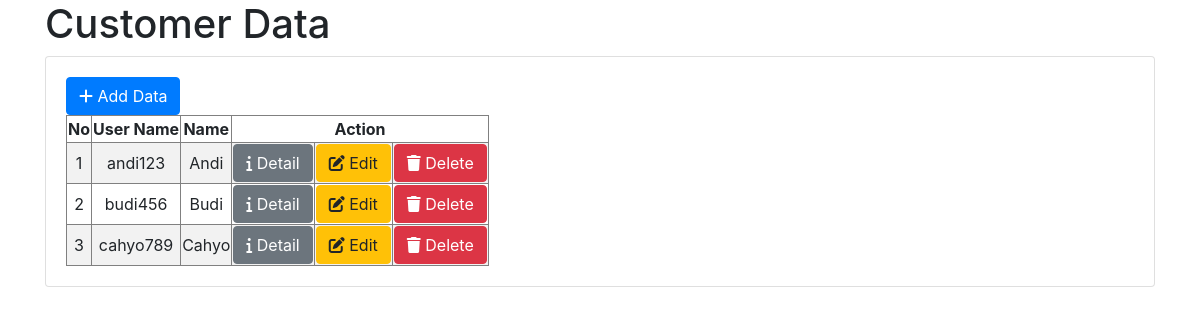
The app's page /customer/, older data.
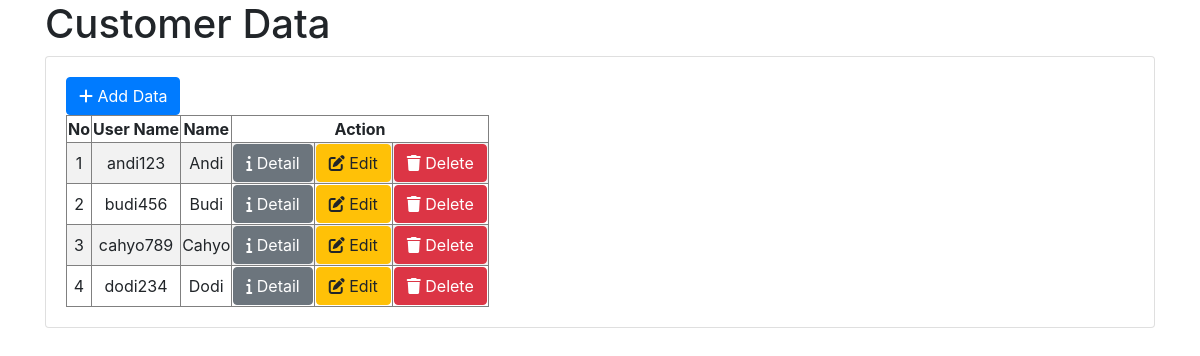
The same page, newer data.
### app/models.py (models this page shows)
class Customer(models.Model):
    userName = models.CharField(primary_key=True,max_length=50)
    name = models.CharField(max_length=50)
    dateOfBirth = models.DateField()
    accountNumber = models.CharField(max_length=50)
    phoneNumber = models.CharField(max_length=50)
    address = models.CharField(max_length=100)

### app/views.py (the view)
# urls.py: path('', views.customer, name='customer'),
def customer(request):
    data = Customer.objects.all()
    customerDataDict = {'customerData': data}
    return render(request, 'customer.html', context=customerDataDict)

### app/templates/customer.html (shortened to what this page needs)
<!doctype html>
<html lang="en">
    <head>
        <link rel="stylesheet"
              href="https://cdn.jsdelivr.net/npm/bootstrap@4.0.0/dist/css/bootstrap.min.css"
>
    </head>
    <body>
        <div class="container">
            <h1>Customer Data</h1>
            <div class="card">
                <div class="card-body">
                    <a href="{% url 'addCustomer' %}">
                        <button type="button" class="btn btn-primary">
                            <i class="fa-solid fa-plus"></i> Add Data
                        </button>
                    </a>
                    {% if customerData %}
                        <div class="table-responsive">
                            <table border="1" class="table-striped text-center">
                                <thead>
                                    <tr>
                                        <th>No</th>
                                        <th>User Name</th>
                                        <th>Name</th>
                                        <th colspan="3">Action</th>
                                    </tr>
                                </thead>
                                <tbody>
                                    {% for customer in customerData %}
                                        <tr>
                                            <td>{{ forloop.counter }}</td>
                                            <td>{{ customer.userName }}</td>
                                            <td>{{ customer.name }}</td>
                                            <td>
                                                <a href="{% url 'detailCustomer' customer.userName %}">
                                                    <button type="button" class="btn btn-secondary">
                                                        <i class="fa-solid fa-info"></i> Detail
                                                    </button>
                                                </a>
                                            </td>
                                            <td>
                                                <a href="{% url 'editCustomer' customer.userName %}">
                                                    <button type="button" class="btn btn-warning">
                                                        <i class="fa-solid fa-pen-to-square"></i> Edit
                                                    </button>
                                                </a>
                                            </td>
                                            <td>
                                                <a href="{% url 'deleteCustomer' customer.userName %}">
                                                    <button type="button" class="btn btn-danger">
                                                        <i class="fa-solid fa-trash"></i> Delete
                                                    </button>
                                                </a>
                                            </td>
                                        </tr>
                                    {% endfor %}
                                </tbody>
                            </table>
                        </div>
                    {% else %}
                        <p>No Customer Data</p>
                    {% endif %}
                </div>
            </div>
        </div>
    </body>
</html>

Row changes from the older to the newer data that the page shows:
added Customer: userName "dodi234", name "Dodi"
